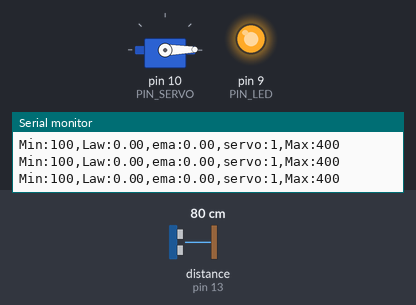
This sketch was run on a simulated Arduino Uno, built with avr-gcc and run on an emulated ATmega328P. On the bench: servo, output pins drawn as LEDs (lit = HIGH), the last lines printed to the serial monitor. Wiring (inferred from the names in the program): ultrasonic range finder: trigger pin 12; echo pin 13. Inputs (shaded band) come from the test bench; at power-on: distance to the obstacle (sensor on pin 13) 80 cm. The echo pulse lasts 58.3 µs per cm; pins used as bus, display or sensor lines are not drawn.

Above: at 1.2 s.
1.3 s: distance to the obstacle (sensor on pin 13) set to 35 cm
At 1.45 s:
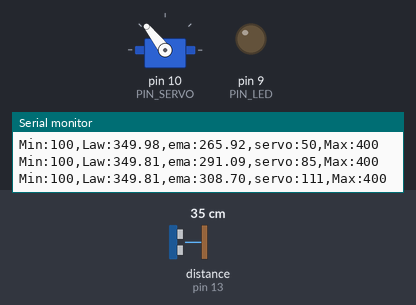
At 3.73 s:
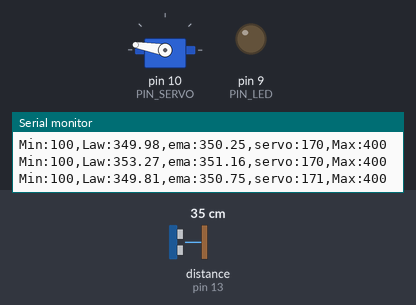
4.3 s: distance to the obstacle (sensor on pin 13) set to 2 cm
At 5.8 s:
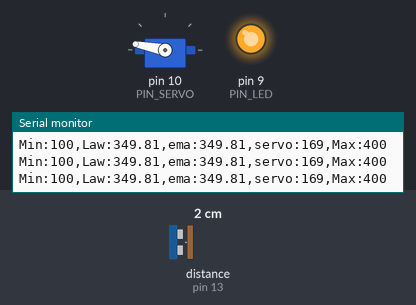
Timing chart, 0 to 7.3 s (numbered marks = the images above; inputs shaded):
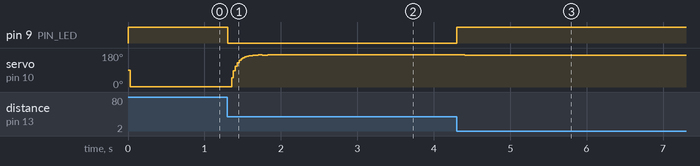

The sketch:

servo_filtered_ema.ino
```cpp
#include <Servo.h>

// Arduino pin assignment
#define PIN_LED 9
#define PIN_SERVO 10
#define PIN_TRIG 12
#define PIN_ECHO 13

// configurable parameters
#define SND_VEL 346.0 // sound velocity at 24 celsius degree (unit: m/s)
#define INTERVAL 25 // sampling interval (unit: ms)
#define _DIST_MIN 180 // minimum distance to be measured (unit: mm)
#define _DIST_MAX 360 // maximum distance to be measured (unit: mm)
#define _DIST_ALPHA 0.3 // EMA weight of new sample (range: 0 to 1). Setting this value to 1 effectively disables EMA filter.

#define _DUTY_MIN 553 // servo full clockwise position (0 degree)
#define _DUTY_NEU 1476 // servo neutral position (90 degree)
#define _DUTY_MAX 2399 // servo full counterclockwise position (180 degree)

// global variables
float timeout; // unit: us
float dist_min, dist_max, dist_raw, dist_prev, dist_ema, alpha, duty; // unit: mm
unsigned long last_sampling_time; // unit: ms
float scale; // used for pulse duration to distance conversion
Servo myservo;

void setup() {
// initialize GPIO pins
  pinMode(PIN_LED,OUTPUT);
  pinMode(PIN_TRIG,OUTPUT);
  digitalWrite(PIN_TRIG, LOW);
  pinMode(PIN_ECHO,INPUT);

  myservo.attach(PIN_SERVO);
  myservo.writeMicroseconds(_DUTY_NEU);

// initialize USS related variables
  dist_min = _DIST_MIN;
  dist_max = _DIST_MAX;
  alpha = _DIST_ALPHA;
  timeout = (INTERVAL / 2) * 1000.0; // precalculate pulseIn() timeout value. (unit: us)
  dist_raw = dist_prev = 0.0; // raw distance output from USS (unit: mm)
  scale = 0.001 * 0.5 * SND_VEL;

// initialize serial port
  Serial.begin(57600);

  analogWrite(PIN_LED, 255);

// initialize last sampling time
  last_sampling_time = 0;
}

void loop() {
// wait until next sampling time.
// millis() returns the number of milliseconds since the program started. Will overflow after 50 days.
  if(millis() < last_sampling_time + INTERVAL) return;

// get a distance reading from the USS
  dist_raw = USS_measure(PIN_TRIG,PIN_ECHO);
  dist_ema = (alpha*dist_raw) + ((1-alpha)*dist_ema);

// output the read value to the serial port
  Serial.print("Min:100,Law:");
  Serial.print(dist_raw);
  Serial.print(",ema:");
  Serial.print(dist_ema);
  Serial.print(",servo:");
  Serial.print(myservo.read());  //모터 위치 읽기
  Serial.println(",Max:400");


// adjust servo position according to the USS read value

  // add your code here!

if(dist_ema < 180.0) {
     myservo.writeMicroseconds(_DUTY_MIN);
     //analogWrite(PIN_LED, 255);
  }
  else if(dist_ema < 360.0){
     myservo.writeMicroseconds(map(floor(dist_ema), 180, 360, _DUTY_MIN, _DUTY_MAX));
     //analogWrite(PIN_LED, 0);
  }
  else {
    myservo.writeMicroseconds( _DUTY_MAX);
    //analogWrite(PIN_LED, 255);
  }

// update last sampling time
  last_sampling_time += INTERVAL;
}

// get a distance reading from USS. return value is in millimeter.
float USS_measure(int TRIG, int ECHO)
{
  float reading;
  digitalWrite(TRIG, HIGH);
  delayMicroseconds(10);
  digitalWrite(TRIG, LOW);

  reading = pulseIn(ECHO, HIGH, timeout) * scale; // unit: mm
  if(reading < dist_min || reading > dist_max) {
    reading = 0.0; // return 0 when out of range.
    analogWrite(PIN_LED, 255);
  }
  else{
    analogWrite(PIN_LED, 0);
  }


  if(reading == 0.0) reading = dist_prev;
  else dist_prev = reading;

  return reading;
}
```

Measured:
- after the input at 1.3 s, pin 9 (PIN_LED): HIGH → LOW at once
- after the input at 4.3 s, pin 9 (PIN_LED): LOW → HIGH at once
